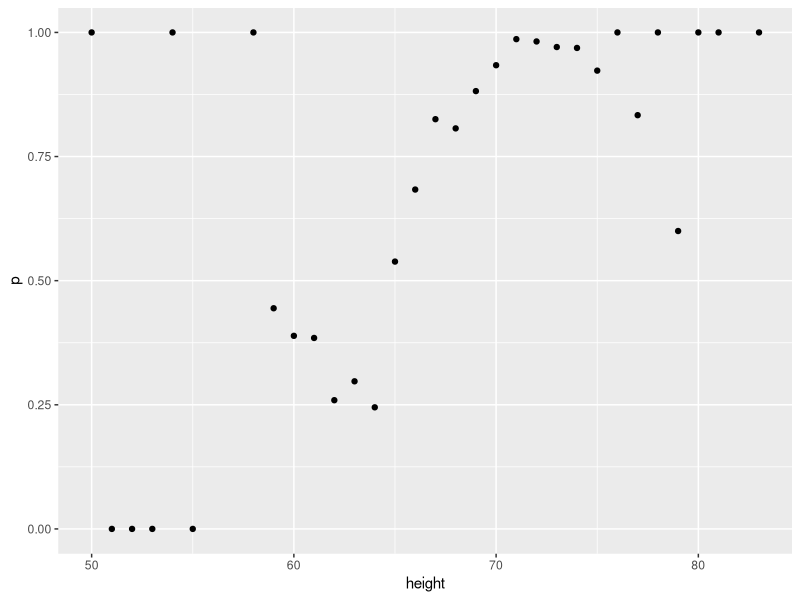
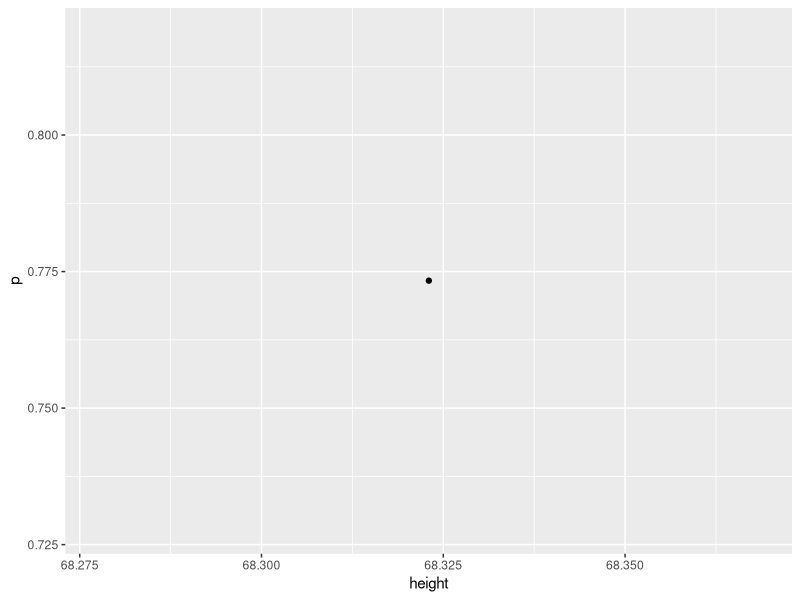
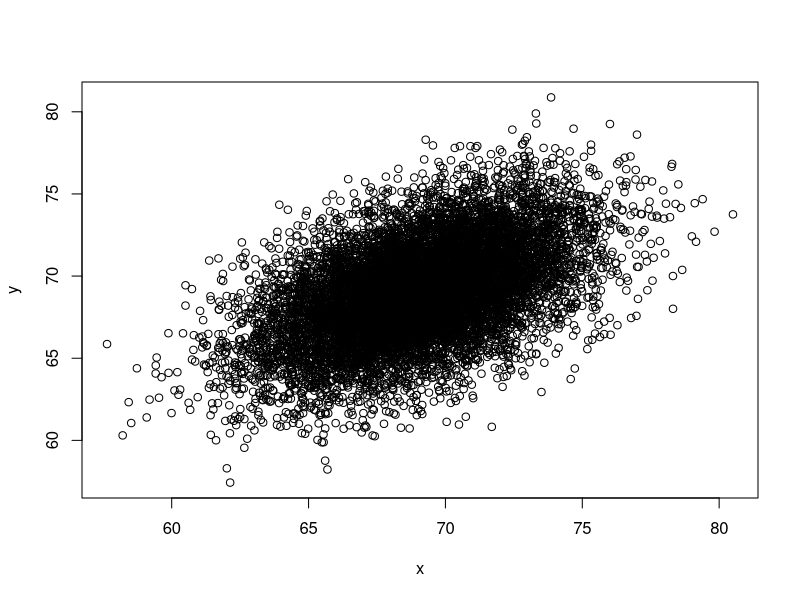
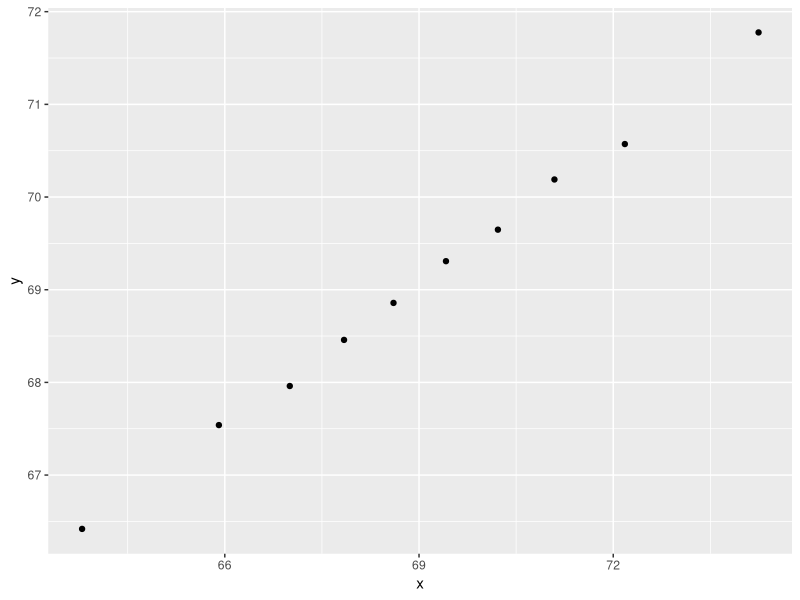

Write R code to recreate these figures, in order.
sensitivity <- 0.85
specificity <-0.90
prevalance <- 0.02

# Question 1

(0.85*0.02)/(0.02*0.85 + (1-0.02)*0.1)

# Question 2

set.seed(1) 
disease <- sample(c(0,1), size=1e6, replace=TRUE, prob=c(0.98,0.02))
test <- rep(NA, 1e6)
test[disease==0] <- sample(c(0,1), size=sum(disease==0), replace=TRUE, prob=c(0.90,0.10))
test[disease==1] <- sample(c(0,1), size=sum(disease==1), replace=TRUE, prob=c(0.15, 0.85))

mean(test == 1)

# Question 3

mean(disease[test==0])

# Question 4

mean(disease[test==1])

# Question 5

mean(disease[test == 1])/prevalance

# Question 6

library(dslabs)
library(tidyverse)
data("heights")
heights %>% 
  mutate(height = round(height)) %>%
  group_by(height) %>%
  summarize(p = mean(sex == "Male")) %>%

qplot(height, p, data =.)

# Question 7

ps <- seq(0, 1, 0.1)
heights %>% 
  mutate(g = cut(height, quantile(height, ps))) %>%
  summarize(p = mean(sex == "Male"), height = mean(height)) %>%
  qplot(height, p, data =.)

# Question 8
library(MASS)
Sigma <- 9*matrix(c(1,0.5,0.5,1), 2, 2)
dat <- MASS::mvrnorm(n = 10000, c(69, 69), Sigma) %>%
  data.frame() %>% setNames(c("x", "y"))

plot(dat)


ps <- seq(0, 1, 0.1)
dat %>% 
  mutate(g = cut(x, quantile(x, ps), include.lowest = TRUE))%>%
  group_by(g) %>%
  summarize(y = mean(y), x = mean(x)) %>%
  qplot(x, y, data =.)
